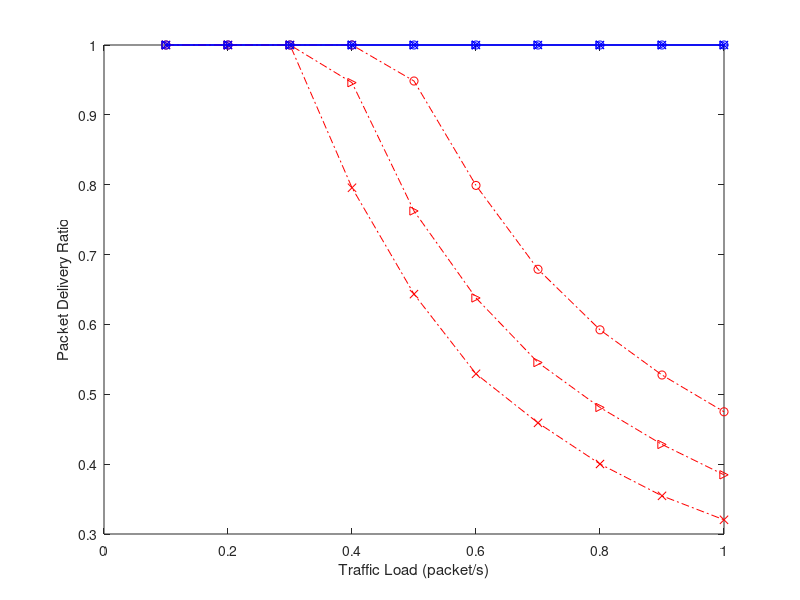

MATLAB code for this plot: (Note: this script raises an error after producing the figure.)
% Plot PDR: packet delivery ratio, from 1hop - 10 hops
% \xi = 14, 17, 20, traffic load: 0.1:0.1:1
% PRI-basic, PRI-ASM (adaptive schedule maintaince)
basic=[1	1	1	1	0.948447649	0.799006967	0.678938666	0.592277389	0.527607369	0.474975785;
1	1	1	0.946084926	0.76241455	0.637904623	0.545449143	0.481149597	0.428186709	0.384695499;
1	1	1	0.795644268	0.643391032	0.529328324	0.459079082	0.400218243	0.354610602	0.320329661
    ];

asm=[1	1	1	1	1	1	1	1	1	1;
1	1	1	1	1	1	1	1	1	1;
1	1	1	1	1	1	1	1	1	1
    ];


figure;
hold off;
arrival_rate=0.1:0.1:1;
plot(arrival_rate,basic(1,:),'ro-.');
hold on;
plot(arrival_rate,basic(2,:),'r>-.');
plot(arrival_rate,basic(3,:),'rx-.');


plot(arrival_rate,asm(1,:),'bo-');
plot(arrival_rate,asm(2,:),'b>-');
plot(arrival_rate,asm(3,:),'bx-');

% set(gca,'XTick',0.05:0.05:0.5);
% set(gca,'XTickLabel',0.05:0.05:0.5);
%set(gca,'Xdir','reverse')

xlabel('Traffic Load (packet/s)');
ylabel('Packet Delivery Ratio');
legend('PRI-basic, {{\it{\xi}} = 14}','PRI-basic, {{\it{\xi}} = 18}','PRI-basic, {{\it{\xi}} = 22}', ...
    'PRI-ASM, {{\it{\xi}} = 14}','PRI-ASM, {{\it{\xi}} = 18}','PRI-ASM, {{\it{\xi}} = 22}',3);
% grid on;
